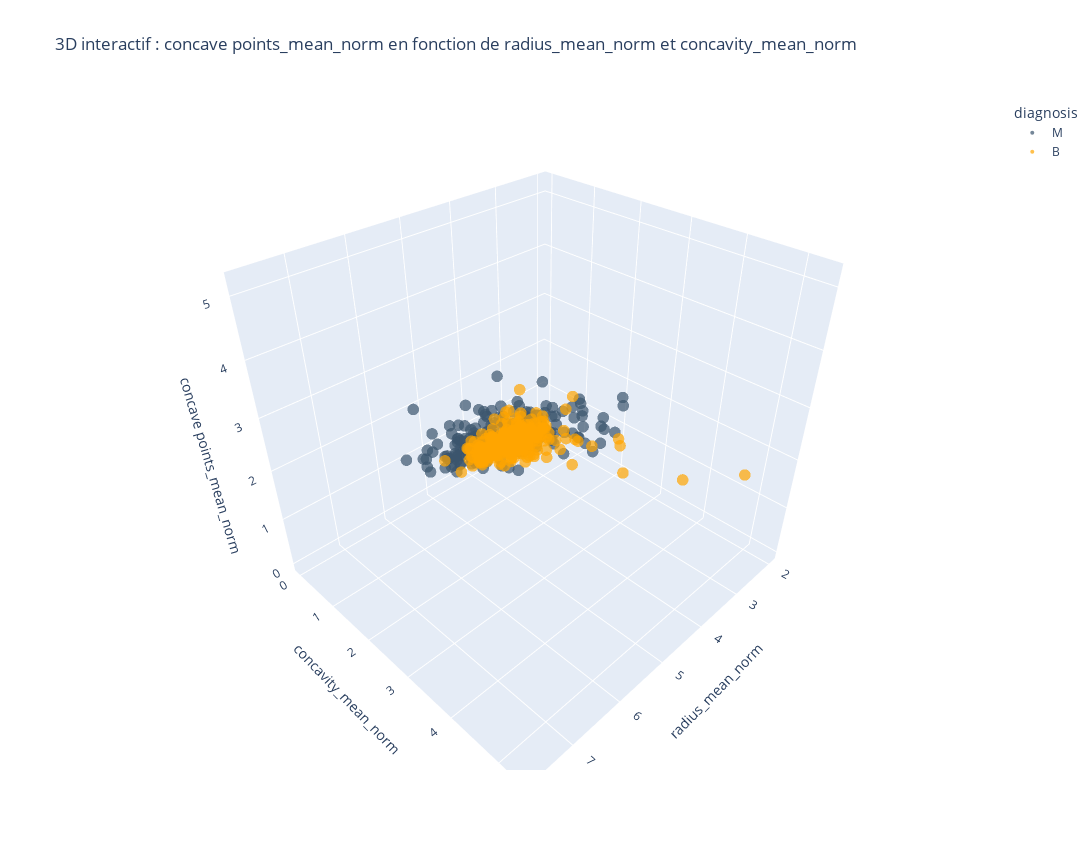
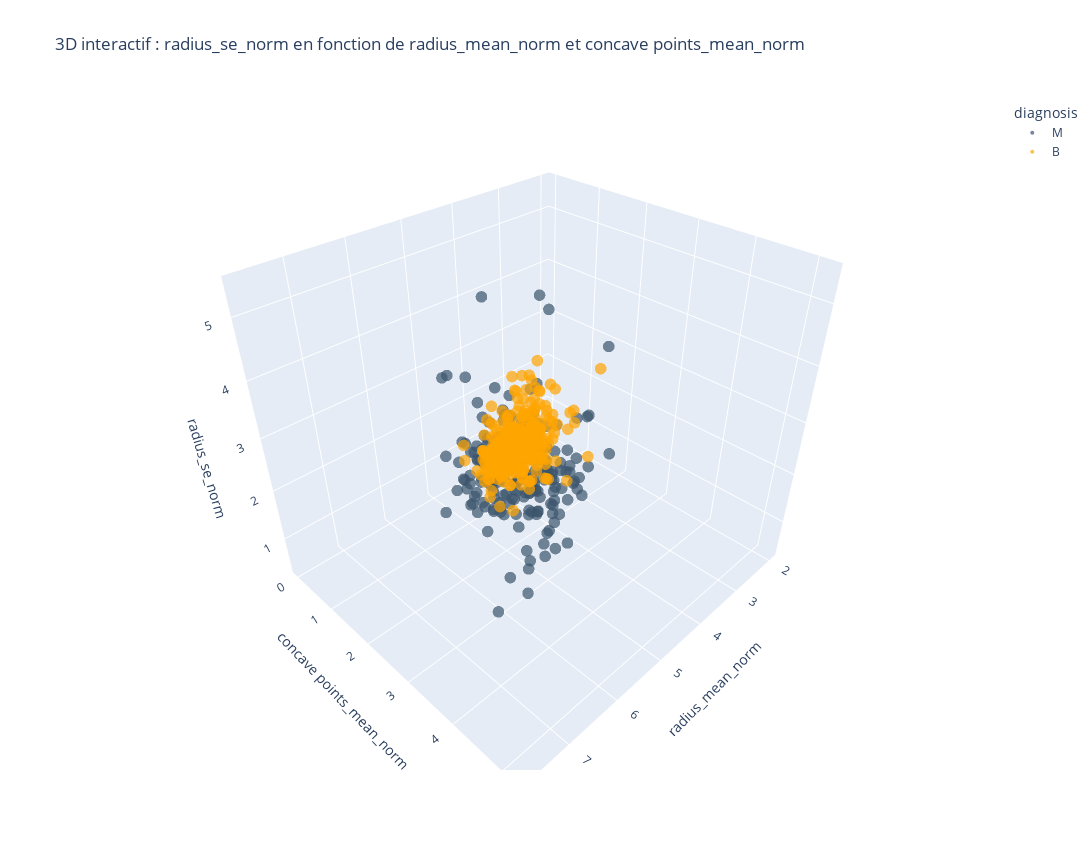
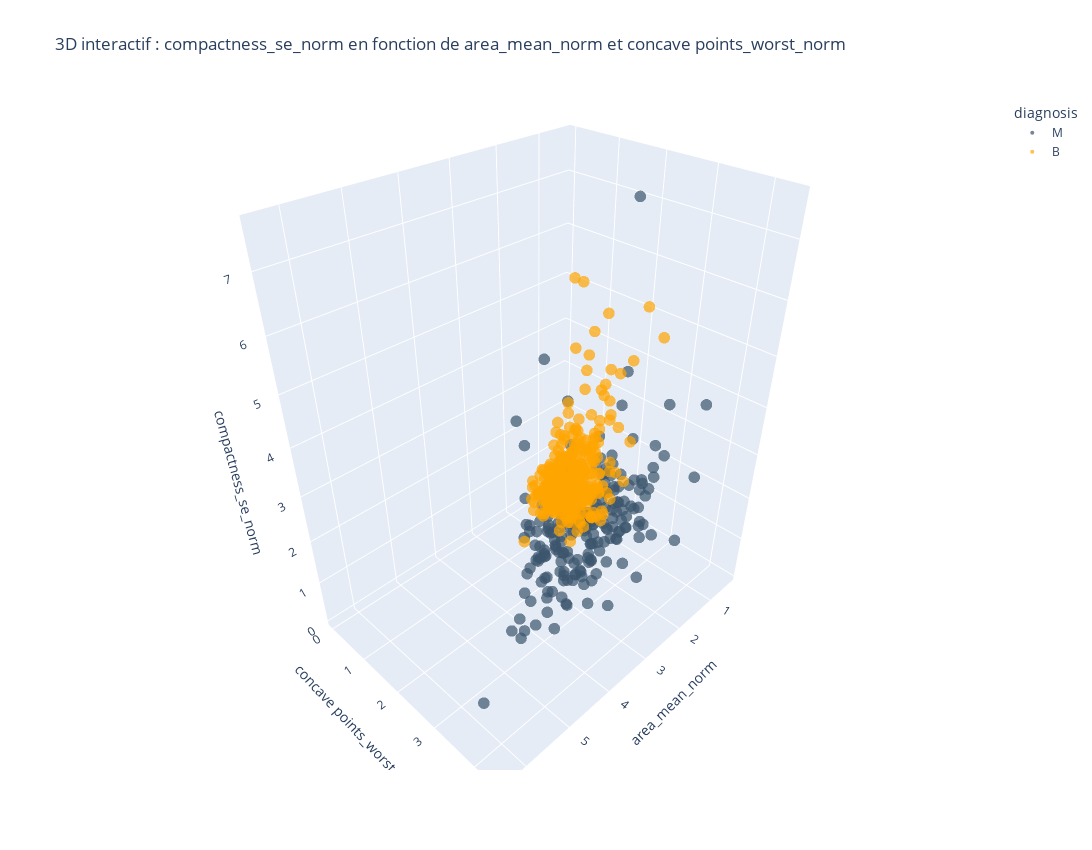

Notebook cell for these charts, in order:
### Markdown cell above
#### Bilan des croisements 2D

<p style="text-align:justify;">
Suite à l'analyse détaillée précédente, voici une synthèse des croisements de variables qui ont offert la meilleure séparation visuelle entre les tumeurs bénignes et malignes. J'ai noté l'efficacité de la distinction pour chaque paire.
</p>

| Croisement 2D | Logique du test | Résultat et Efficacité |
|:---|:---|:---|
| **`radius_mean` & `concave points_mean`** | Taille moyenne + Forme du contour | **⭐⭐ Bonne séparation**<br>Les deux groupes se distinguent clairement. |
| **`area_mean` & `compactness_mean`** | Aire + Densité ("serrée") | **⭐⭐ Les cas Malins ressortent bien**<br>Ils regroupent les valeurs élevées sur les deux axes. |
| **`texture_mean` & `radius_worst`** | Texture + Taille extrême | **⭐⭐ Intéressant**<br>Les cas Malins cumulent souvent texture forte et grand rayon. |
| **`area_worst` & `concave points_worst`** | Taille extrême + Irrégularité | **⭐⭐⭐ Excellente séparation**<br>La distinction est très nette, c'est l'un des meilleurs duos. |

---

#### Croisements de variables en 3D (visualisation interactive)

Après avoir testé des visualisations en 2D, j’ai voulu voir si passer en 3D permettrait de mieux distinguer les tumeurs bénignes et malignes.  
Je me suis donc appuyé sur certains croisements que j’avais déjà trouvés intéressants en 2D, et j’ai essayé de les combiner par trois.  
L’idée, c’était de mélanger des variables qui mesurent des choses différentes (forme, taille, texture…), en espérant que ça fasse ressortir deux groupes de points bien distincts.

Voici quelques combinaisons testées :

- **`radius_mean` / `concavity_mean` / `concave points_mean`**  
  → Ces trois variables tournent autour de la taille et de l’irrégularité du contour. Je ne savais pas si c’était trop redondant ou pas, mais en 3D, on voit que les cas malins ont tendance à avoir des valeurs hautes sur les trois axes, ce qui crée un petit regroupement.

- **`radius_mean` / `concave points_mean` / `radius_se`**  
  → Ici, j’ai voulu mélanger la taille moyenne du noyau, son irrégularité, et l’écart-type des tailles. Ça donne une idée à la fois de la forme générale et de la dispersion des tailles, ce qui m’a semblé intéressant pour repérer des tumeurs malignes plus hétérogènes.

- **`area_mean` / `concave points_worst` / `compactness_se`**  
  → Ce croisement combine la taille moyenne, un cas extrême d’irrégularité, et la variabilité de compacité. Ça m’a paru utile pour aller chercher des tumeurs aux comportements plus “atypiques”, qu’on ne verrait pas forcément avec les valeurs moyennes seules.

> **Note technique:**\
> Les graphiques en 3D interactifs utilisent la librairie **Plotly**. Pour une fluidité optimale, l'utilisation de VSCode ou d'un environnement Jupyter bien configuré est recommandée. Si la bibliothèque n'est pas installée sur votre machine :
>
> - Avec Conda : `$ conda install -c conda-forge plotly`
> - Avec Python (pip) : `$ pip install plotly`
>
> *Il est possible d'exécuter ces graphiques sur Jupyter Notebook classique, mais cela nécessite souvent l'installation d'extensions supplémentaires (widgets).*

### Code cell
import plotly.express as px

# Triplets à visualiser
plots_3d = [
    ("radius_mean_norm", "concavity_mean_norm", "concave points_mean_norm"),
    ("radius_mean_norm", "concave points_mean_norm", "radius_se_norm"),
    ("area_mean_norm", "concave points_worst_norm", "compactness_se_norm")
]

# Boucle pour afficher les 4 figures interactives
for x, y, z in plots_3d:
    fig = px.scatter_3d(
        var_norm[var_norm["radius_se_norm"] < 6],    # il y avait deux points tout en haut du graphique bien séparé, nous les avons enlevé
        x=x,
        y=y,
        z=z,
        color="diagnosis",
        opacity=0.7,
        color_discrete_map={"M": bleu, "B": "orange"},
        title=f"3D interactif : {z} en fonction de {x} et {y}"
    )
    fig.update_traces(marker=dict(size=4))  # Taille des points
    fig.update_layout(
    title=f"3D interactif : {z} en fonction de {x} et {y}",
    width=1300,   # largeur en pixels
    height=850    # hauteur en pixels
)

    fig.show()

### Figure 1 — Plotly figure (JSON) as saved in the notebook; plotly's stock layout.template omitted (floating-point values rounded to 4 significant figures; data arrays with more than 128 entries replaced by an {"elided": "..."} marker saying what was removed)
{"data": [{"hovertemplate": "diagnosis=M<br>radius_mean_norm=%{x}<br>concavity_mean_norm=%{y}<br>concave points_mean_norm=%{z}<extra></extra>", "legendgroup": "M", "marker": {"color": "#3B556D", "opacity": 0.7, "size": 4, "symbol": "circle"}, "mode": "markers", "name": "M", "scene": "scene", "showlegend": true, "type": "scatter3d", "x": {"elided": "210 float values"}, "y": {"elided": "210 float values"}, "z": {"elided": "210 float values"}}, {"hovertemplate": "diagnosis=B<br>radius_mean_norm=%{x}<br>concavity_mean_norm=%{y}<br>concave points_mean_norm=%{z}<extra></extra>", "legendgroup": "B", "marker": {"color": "orange", "opacity": 0.7, "size": 4, "symbol": "circle"}, "mode": "markers", "name": "B", "scene": "scene", "showlegend": true, "type": "scatter3d", "x": {"elided": "357 float values"}, "y": {"elided": "357 float values"}, "z": {"elided": "357 float values"}}], "layout": {"height": 850, "legend": {"title": {"text": "diagnosis"}, "tracegroupgap": 0}, "scene": {"domain": {"x": [0, 1], "y": [0, 1]}, "xaxis": {"title": {"text": "radius_mean_norm"}}, "yaxis": {"title": {"text": "concavity_mean_norm"}}, "zaxis": {"title": {"text": "concave points_mean_norm"}}}, "title": {"text": "3D interactif : concave points_mean_norm en fonction de radius_mean_norm et concavity_mean_norm"}, "width": 1300}}

### Figure 2 — Plotly figure (JSON) as saved in the notebook; plotly's stock layout.template omitted (floating-point values rounded to 4 significant figures; data arrays with more than 128 entries replaced by an {"elided": "..."} marker saying what was removed)
{"data": [{"hovertemplate": "diagnosis=M<br>radius_mean_norm=%{x}<br>concave points_mean_norm=%{y}<br>radius_se_norm=%{z}<extra></extra>", "legendgroup": "M", "marker": {"color": "#3B556D", "opacity": 0.7, "size": 4, "symbol": "circle"}, "mode": "markers", "name": "M", "scene": "scene", "showlegend": true, "type": "scatter3d", "x": {"elided": "210 float values"}, "y": {"elided": "210 float values"}, "z": {"elided": "210 float values"}}, {"hovertemplate": "diagnosis=B<br>radius_mean_norm=%{x}<br>concave points_mean_norm=%{y}<br>radius_se_norm=%{z}<extra></extra>", "legendgroup": "B", "marker": {"color": "orange", "opacity": 0.7, "size": 4, "symbol": "circle"}, "mode": "markers", "name": "B", "scene": "scene", "showlegend": true, "type": "scatter3d", "x": {"elided": "357 float values"}, "y": {"elided": "357 float values"}, "z": {"elided": "357 float values"}}], "layout": {"height": 850, "legend": {"title": {"text": "diagnosis"}, "tracegroupgap": 0}, "scene": {"domain": {"x": [0, 1], "y": [0, 1]}, "xaxis": {"title": {"text": "radius_mean_norm"}}, "yaxis": {"title": {"text": "concave points_mean_norm"}}, "zaxis": {"title": {"text": "radius_se_norm"}}}, "title": {"text": "3D interactif : radius_se_norm en fonction de radius_mean_norm et concave points_mean_norm"}, "width": 1300}}

### Figure 3 — Plotly figure (JSON) as saved in the notebook; plotly's stock layout.template omitted (floating-point values rounded to 4 significant figures; data arrays with more than 128 entries replaced by an {"elided": "..."} marker saying what was removed)
{"data": [{"hovertemplate": "diagnosis=M<br>area_mean_norm=%{x}<br>concave points_worst_norm=%{y}<br>compactness_se_norm=%{z}<extra></extra>", "legendgroup": "M", "marker": {"color": "#3B556D", "opacity": 0.7, "size": 4, "symbol": "circle"}, "mode": "markers", "name": "M", "scene": "scene", "showlegend": true, "type": "scatter3d", "x": {"elided": "210 float values"}, "y": {"elided": "210 float values"}, "z": {"elided": "210 float values"}}, {"hovertemplate": "diagnosis=B<br>area_mean_norm=%{x}<br>concave points_worst_norm=%{y}<br>compactness_se_norm=%{z}<extra></extra>", "legendgroup": "B", "marker": {"color": "orange", "opacity": 0.7, "size": 4, "symbol": "circle"}, "mode": "markers", "name": "B", "scene": "scene", "showlegend": true, "type": "scatter3d", "x": {"elided": "357 float values"}, "y": {"elided": "357 float values"}, "z": {"elided": "357 float values"}}], "layout": {"height": 850, "legend": {"title": {"text": "diagnosis"}, "tracegroupgap": 0}, "scene": {"domain": {"x": [0, 1], "y": [0, 1]}, "xaxis": {"title": {"text": "area_mean_norm"}}, "yaxis": {"title": {"text": "concave points_worst_norm"}}, "zaxis": {"title": {"text": "compactness_se_norm"}}}, "title": {"text": "3D interactif : compactness_se_norm en fonction de area_mean_norm et concave points_worst_norm"}, "width": 1300}}
